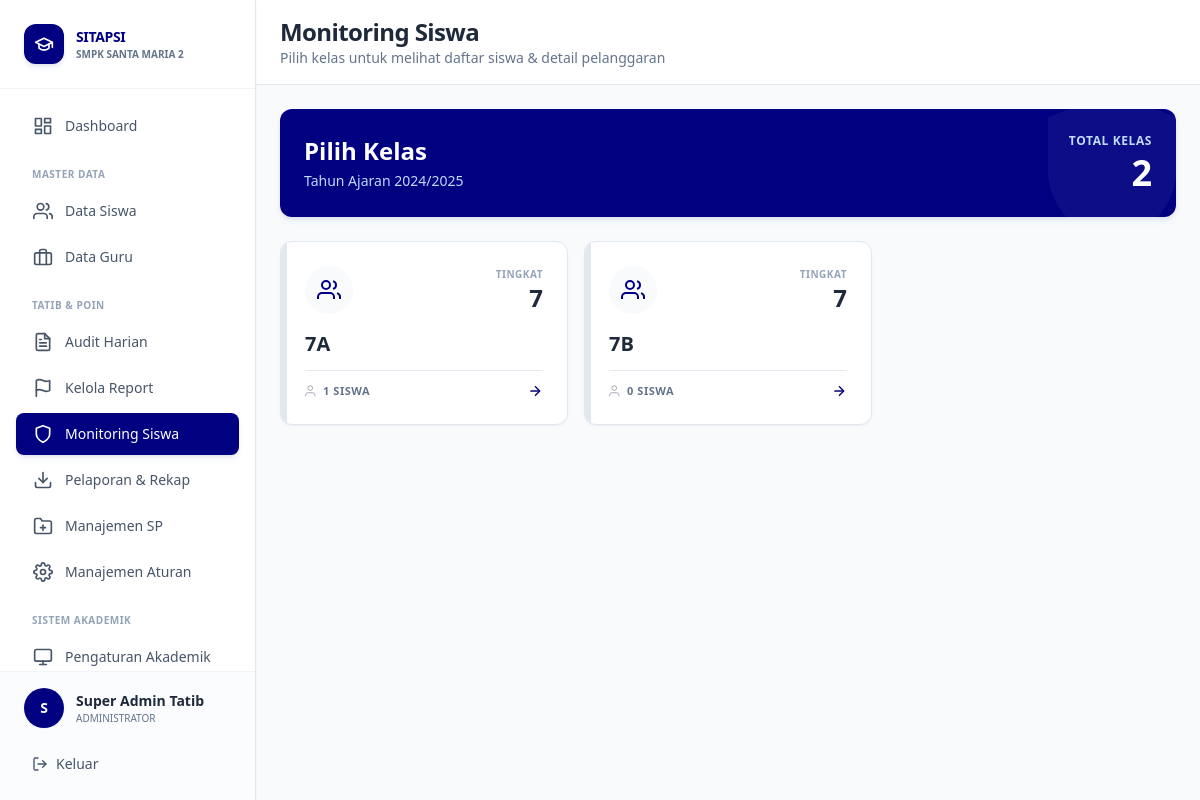
/views/admin/monitoring_siswa.php (signed in), run on an earlier commit of the app's database.
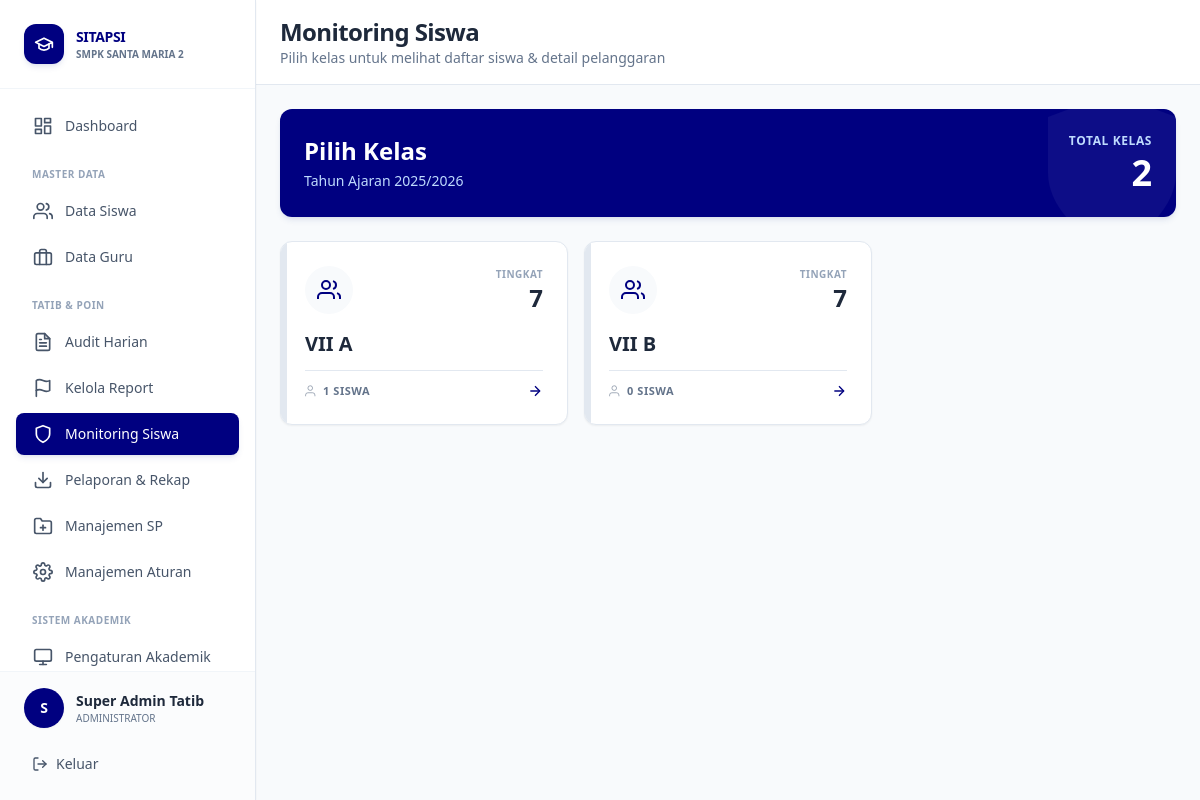
And on a later commit of the database.
### tables this page shows
CREATE TABLE tb_tahun_ajaran (
    id_tahun INT AUTO_INCREMENT PRIMARY KEY,
    nama_tahun VARCHAR(20) NOT NULL,  
    status ENUM('Aktif', 'Arsip') DEFAULT 'Aktif', 
    semester_aktif ENUM('Ganjil', 'Genap') DEFAULT 'Ganjil'
);

CREATE TABLE tb_kelas (
    id_kelas INT AUTO_INCREMENT PRIMARY KEY,
    nama_kelas VARCHAR(10) NOT NULL,  
    tingkat INT NOT NULL  
);

### config/database.php (called while the page is built, shortened)
<?php
function getDBConnection() {
    static $pdo = null;
    if ($pdo === null) {
        try {
            $dsn = "mysql:host=" . DB_HOST . ";dbname=" . DB_NAME . ";charset=" . DB_CHARSET;
            $options = [
                PDO::ATTR_ERRMODE            => PDO::ERRMODE_EXCEPTION,
                PDO::ATTR_DEFAULT_FETCH_MODE => PDO::FETCH_ASSOC,
                PDO::ATTR_EMULATE_PREPARES   => false,
                PDO::MYSQL_ATTR_INIT_COMMAND => "SET NAMES " . DB_CHARSET
            ];
            $pdo = new PDO($dsn, DB_USER, DB_PASS, $options);
        } catch (PDOException $e) {
            error_log("Database Connection Error: " . $e->getMessage());
            die("Koneksi database gagal. Silakan hubungi administrator.");
        }
    }
    return $pdo;
}
function executeQuery($sql, $params = []) {
    $pdo = getDBConnection();
    $stmt = $pdo->prepare($sql);
    $stmt->execute($params);
    return $stmt;
}
function fetchOne($sql, $params = []) {
    $stmt = executeQuery($sql, $params);
    return $stmt->fetch();
}
function fetchAll($sql, $params = []) {
    $stmt = executeQuery($sql, $params);
    return $stmt->fetchAll();
}
?>

### views/admin/monitoring_siswa.php (the view, shortened to what the changed rows need)
<?php
require_once '../../config/database.php';
$tahun_aktif = fetchOne("SELECT id_tahun, nama_tahun FROM tb_tahun_ajaran WHERE status = 'Aktif' LIMIT 1");
$kelas_list = fetchAll("SELECT id_kelas, nama_kelas, tingkat FROM tb_kelas ORDER BY tingkat, nama_kelas");
?>
<!DOCTYPE html>
<html lang="id">
<head>
    <script src="https://cdn.tailwindcss.com"></script>
</head>
<body class="bg-[#F8FAFC]">
<div class="flex h-screen overflow-hidden">
    <?php include '../../includes/sidebar_admin.php'; ?>
    <div class="flex-1 overflow-auto lg:ml-64">
        <div class="bg-white border-b border-[#E2E8F0] px-6 pl-16 lg:pl-6 py-4 sticky top-0 z-30 flex items-center justify-between">
            <div>
                <h1 class="text-2xl font-extrabold text-slate-800 tracking-tight">Monitoring Siswa</h1>
            </div>
        </div>
        <div class="p-6 space-y-6 max-w-7xl mx-auto">
            <div class="bg-[#000080] text-white rounded-xl shadow-md shadow-blue-900/10 p-6 relative overflow-hidden">
                <div class="relative z-10 flex items-center justify-between">
                    <div>
                        <h2 class="text-2xl font-extrabold mb-1">Pilih Kelas</h2>
                        <p class="text-blue-200 font-medium text-sm">Tahun Ajaran <?= $tahun_aktif['nama_tahun'] ?></p>
                    </div>
                </div>
            </div>
            <div class="grid grid-cols-1 sm:grid-cols-2 lg:grid-cols-3 xl:grid-cols-4 gap-4">
                <?php foreach ($kelas_list as $kelas):
                    $jumlah_siswa = fetchOne("
                        SELECT COUNT(*) as total
                        FROM tb_anggota_kelas
                        WHERE id_kelas = :id_kelas AND id_tahun = :id_tahun
                    ", ['id_kelas' => $kelas['id_kelas'], 'id_tahun' => $tahun_aktif['id_tahun']])['total'] ?? 0;
                ?>
                <a href="monitoring_siswa_list.php?kelas=<?= $kelas['id_kelas'] ?>" class="block group">
                    <div class="bg-white border border-[#E2E8F0] hover:border-[#000080] rounded-xl shadow-sm hover:shadow-md p-6 transition-all transform group-hover:-translate-y-1 relative overflow-hidden h-full flex flex-col justify-between">
                        <div class="w-1.5 h-full bg-slate-200 group-hover:bg-[#000080] absolute left-0 top-0 transition-colors"></div>
                        <div class="flex items-center justify-between mb-4">
                            <div class="w-12 h-12 bg-slate-50 group-hover:bg-blue-50 text-[#000080] rounded-full flex items-center justify-center transition-colors">
                                <svg class="w-6 h-6" fill="none" stroke="currentColor" viewBox="0 0 24 24" stroke-width="2"><path d="M17 21v-2a4 4 0 0 0-4-4H5a4 4 0 0 0-4 4v2"></path><circle cx="9" cy="7" r="4"></circle><path d="M23 21v-2a4 4 0 0 0-3-3.87"></path><path d="M16 3.13a4 4 0 0 1 0 7.75"></path></svg>
                            </div>
                            <div class="text-right">
                                <p class="text-slate-400 text-[10px] font-bold uppercase tracking-wider">Tingkat</p>
                                <p class="text-2xl font-extrabold text-slate-800"><?= $kelas['tingkat'] ?></p>
                            </div>
                        </div>
                        <h3 class="text-xl font-extrabold text-slate-800 mb-3"><?= $kelas['nama_kelas'] ?></h3>
                        <div class="flex items-center justify-between text-[11px] font-bold text-slate-500 uppercase tracking-wider border-t border-[#E2E8F0] pt-3">
                            <span class="flex items-center">
                                <svg class="w-3.5 h-3.5 mr-1" fill="none" stroke="currentColor" viewBox="0 0 24 24"><path d="M17 21v-2a4 4 0 0 0-4-4H5a4 4 0 0 0-4 4v2"></path><circle cx="9" cy="7" r="4"></circle></svg>
                                <?= $jumlah_siswa ?> Siswa
                            </span>
                            <svg class="w-4 h-4 text-[#000080] transform group-hover:translate-x-1 transition-transform" fill="none" stroke="currentColor" viewBox="0 0 24 24" stroke-width="2"><line x1="5" y1="12" x2="19" y2="12"></line><polyline points="12 5 19 12 12 19"></polyline></svg>
                        </div>
                    </div>
                </a>
                <?php endforeach; ?>
            </div>
        </div>
    </div>
</div>
</body>
</html>

What changed in the data, as far as the page shows it:
changed tb_tahun_ajaran: nama_tahun "2024/2025" → "2025/2026"
changed tb_kelas id 1: nama_kelas "7A" → "VII A"
changed tb_kelas: nama_kelas "7B" → "VII B"
